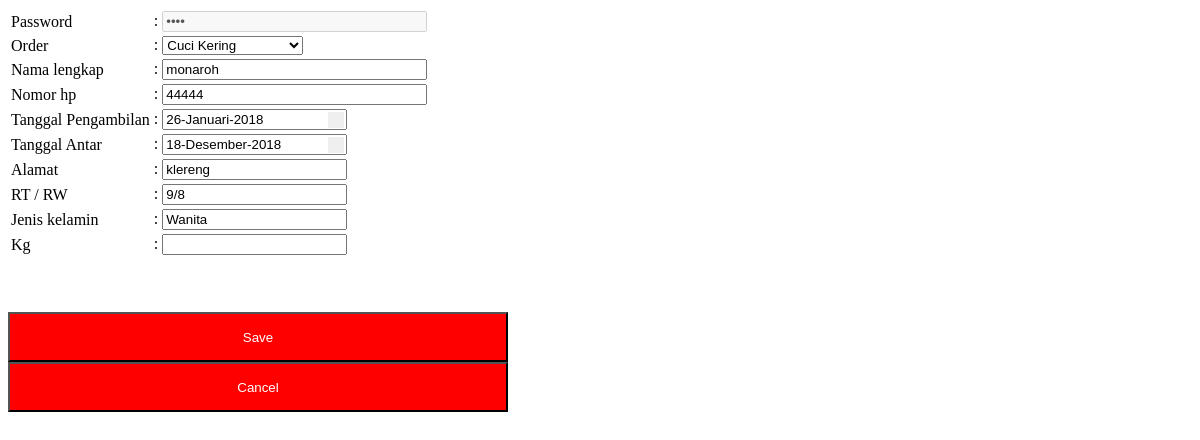
/admin/edit.php?user_id=11, run on the app's committed database.
### tables this page shows
CREATE TABLE IF NOT EXISTS `pesan` (
`user_id` int(11) NOT NULL,
  `jns` varchar(25) NOT NULL,
  `nama` varchar(25) NOT NULL,
  `telp` int(15) NOT NULL,
  `tgl1` varchar(20) NOT NULL,
  `tgl2` varchar(20) NOT NULL,
  `alamat` varchar(35) NOT NULL,
  `rtrw` varchar(15) NOT NULL,
  `kel` varchar(25) NOT NULL,
  `kab` varchar(25) NOT NULL,
  `prov` varchar(25) NOT NULL,
  `jk` varchar(15) NOT NULL,
  `user_pass` varchar(35) NOT NULL,
  `kg` float(11,0) NOT NULL
);

### admin/edit.php (the view, shortened to what this page needs)
<!DOCTYPE html>
<html lang="en-US"><head>
		<link rel="stylesheet" type="text/css" href="libs/flexigrid/css/flexigrid.css">
        <link rel="stylesheet" type="text/css" href="libs/kalender/lib/css/default.css">
  </head>
  <body  >
<?php
 $user_id = $_REQUEST['user_id'];
$select = "select * from pesan where user_id = '$user_id'";
$select_query = mysql_query($select);
while($select_result = mysql_fetch_array($select_query))
	{
$jns = $select_result['jns'];
$c = $select_result['nama'];
$d = $select_result['telp'];
$e = $select_result['tgl1'];
$ee = $select_result['tgl2'];
$f = $select_result['alamat'];
$g = $select_result['rtrw'];
$k = $select_result['jk'];
$l = $select_result['user_pass'];
?>
			   <form  action="proses.php" method="post">
<table>
<td>Password</td><td>:
<INPUT type="password" name="user_pass" value="<?php echo $l; ?>" disabled="disabled" SIZE="30"></td>
<tr>
<td width="21%">Order</td>
<td width="79%" colspan="2">:
<select name="jns">
				  <option <?php if($jns=='Cuci Kering' ) {echo "selected";}?> value="Cuci Kering">Cuci Kering</option>
				</select> </td>
</tr>
<tr>
<td>Nama lengkap</td><td>:
<INPUT TYPE="Text" name="nama" value="<?php echo $c; ?>" SIZE="30"></td>
</tr>
<tr>
<td>Nomor hp</td><td>:
<INPUT TYPE="Text" name="telp" value="<?php echo $d; ?>" SIZE="30"></td>
</tr>
<tr>
<td>Tanggal Pengambilan</td><td>:
<input type="text" name="tgl0" value="<?php echo $e; ?>" id="tanggal" size="20"></td>
</tr>
<tr>
<td>Tanggal Antar</td><td>:
<input type="text" name="tgl2" value="<?php echo $ee; ?>" id="tgl" size="20"></td>
</tr>
<tr>
<td>Alamat</td><td>:
<input type="text" Cols="30" Rows="5" value="<?php echo $f; ?>" name="alamat"></textarea></td>
<tr>
<td>RT / RW</td><td>:
<INPUT TYPE="Text" name="rtrw" SIZE="20" value="<?php echo $g; ?>" placeholder="RT / RW"></td>
</tr>
<tr>
  <td>Jenis kelamin</td>
  <td>:
<input type="text" name="jk" value="<?php echo $k; ?>"></td>
</tr>
<tr>
<td>Kg</td>
<td>: <input type="text" name="kg" >
</tr>
</tr>
</table>
<br>
<br>
<br>
<input type="submit" class="bot" name="ok" value="Save" onClick="return confirm('Data anda akan kami simpan, anda yakin?')">
<br>
<input type="reset" class="bot" value="Cancel">
</form>
  </body>
</html>
<?php
}
?>

### admin/edit.php (style rules this page uses)
.bot { background-color:#FF0000; width:500px; height:50px; color:#FFFFFF; }

### data on the page
pesan: jns "Cuci Kering", nama "monaroh", telp "44444", tgl0 "26-Januari-2018", tgl2 "18-Desember-2018", alamat "klereng", rtrw "9/8", jk "Wanita"
